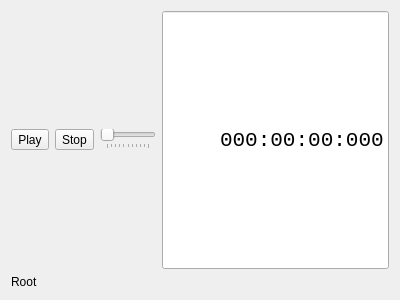
<?xml version="1.0" encoding="UTF-8"?>
<ui version="4.0">
 <class>ContextWidgetPrivate</class>
 <widget class="QWidget" name="ContextWidgetPrivate">
  <property name="geometry">
   <rect>
    <x>0</x>
    <y>0</y>
    <width>400</width>
    <height>300</height>
   </rect>
  </property>
  <property name="windowTitle">
   <string>NEW</string>
  </property>
  <layout class="QVBoxLayout" name="mVerticalLayout">
   <item>
    <layout class="QHBoxLayout" name="horizontalLayout" stretch="1,0">
     <item>
      <layout class="QVBoxLayout" name="verticalLayout">
       <item>
        <layout class="QHBoxLayout" name="mLayoutTimeline" stretch="0,0,1">
         <item>
          <widget class="QToolButton" name="mButtonPlay">
           <property name="text">
            <string>Play</string>
           </property>
          </widget>
         </item>
         <item>
          <widget class="QToolButton" name="mButtonStop">
           <property name="text">
            <string>Stop</string>
           </property>
          </widget>
         </item>
         <item>
          <widget class="QSlider" name="mTimeSlider">
           <property name="maximum">
            <number>10000</number>
           </property>
           <property name="pageStep">
            <number>1000</number>
           </property>
           <property name="orientation">
            <enum>Qt::Horizontal</enum>
           </property>
           <property name="tickPosition">
            <enum>QSlider::TicksBelow</enum>
           </property>
           <property name="tickInterval">
            <number>1000</number>
           </property>
          </widget>
         </item>
        </layout>
       </item>
       <item>
        <layout class="QHBoxLayout" name="mLayoutButtons">
         <item>
          <spacer name="horizontalSpacer">
           <property name="orientation">
            <enum>Qt::Horizontal</enum>
           </property>
           <property name="sizeHint" stdset="0">
            <size>
             <width>0</width>
             <height>0</height>
            </size>
           </property>
          </spacer>
         </item>
        </layout>
       </item>
      </layout>
     </item>
     <item>
      <widget class="QLineEdit" name="mTimeText">
       <property name="sizePolicy">
        <sizepolicy hsizetype="Minimum" vsizetype="Expanding">
         <horstretch>0</horstretch>
         <verstretch>0</verstretch>
        </sizepolicy>
       </property>
       <property name="font">
        <font>
         <family>Courier New</family>
         <pointsize>16</pointsize>
        </font>
       </property>
       <property name="inputMask">
        <string>999:99:99:999</string>
       </property>
       <property name="text">
        <string>000:00:00:000</string>
       </property>
       <property name="frame">
        <bool>true</bool>
       </property>
       <property name="alignment">
        <set>Qt::AlignRight|Qt::AlignTrailing|Qt::AlignVCenter</set>
       </property>
      </widget>
     </item>
    </layout>
   </item>
   <item>
    <widget class="QLabel" name="mGroupLinks">
     <property name="text">
      <string>Root</string>
     </property>
     <property name="textFormat">
      <enum>Qt::RichText</enum>
     </property>
    </widget>
   </item>
  </layout>
 </widget>
 <resources/>
 <connections/>
</ui>
